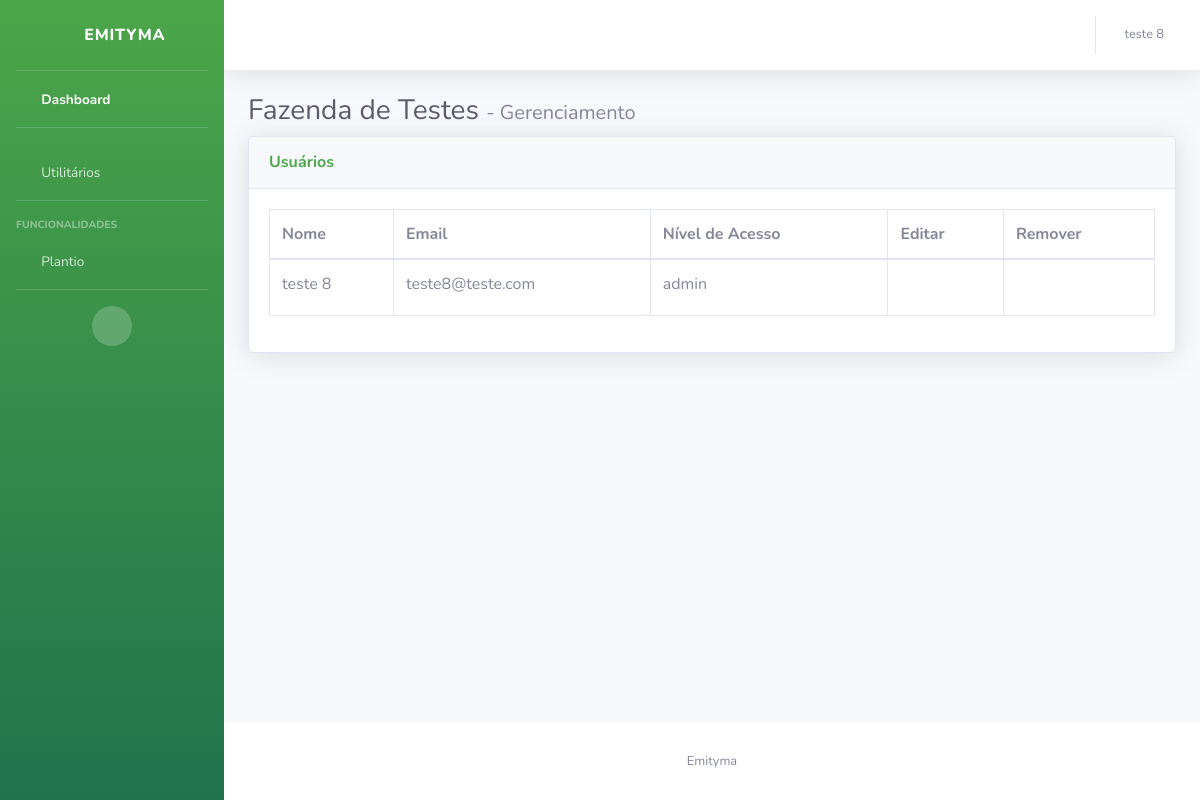
The page /dashboard/fazenda/fazenda-de-testes/usuarios/ (signed in) on the database as committed earlier.
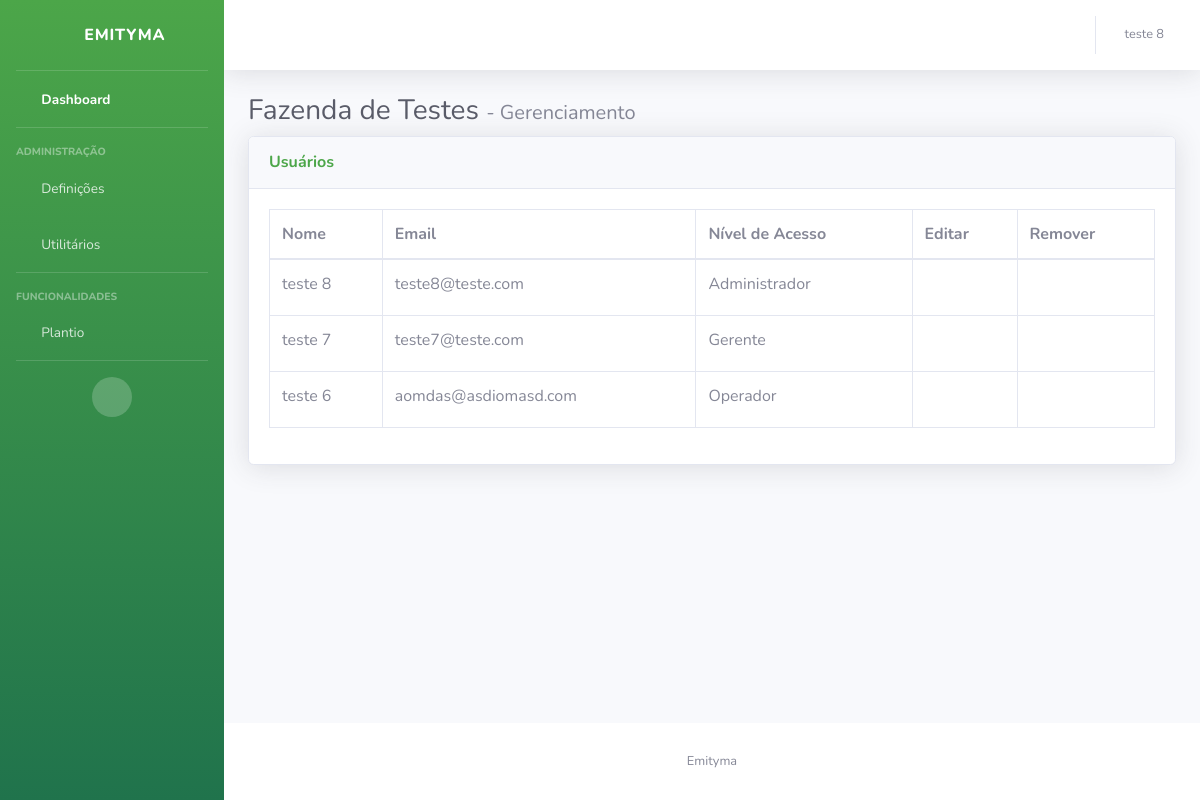
The same page on the database as committed later.
### core/models.py (models this page shows, shortened)
class UsuarioFazenda(models.Model):
    fazenda      = models.ForeignKey(Fazenda, on_delete=models.CASCADE)
    usuario      = models.ForeignKey(Usuario, on_delete=models.CASCADE)
    nivel_acesso = models.CharField(max_length=20, verbose_name="Nível de Acesso")
    class Meta:
        unique_together = ('fazenda', 'usuario')
        verbose_name = "Usuário da Fazenda"
        verbose_name_plural = "Usuários das Fazendas"

### usuario/models.py (models this page shows)
class Usuario(models.Model):
    usuario_id          = models.AutoField(primary_key=True, verbose_name="ID")
    usuario_nome        = models.CharField(max_length=80, unique=True, verbose_name="Nome")
    usuario_email       = models.EmailField(max_length=80, unique=True, verbose_name="Email")
    usuario_senha       = models.CharField(max_length=30, unique=False, verbose_name="Senha")
    usuario_dtCriacao   = models.DateField(auto_now_add=True, verbose_name="Data de Criação")
    usuario_imagem      = models.ImageField(upload_to='fotos/usuario', blank=True, verbose_name="Imagem")

### dashboard/views.py (the view)
# urls.py: path('fazenda/<slug:slug>/usuarios/', views.usuarios_fazenda, name='usuarios_fazenda'),
def usuarios_fazenda(request, slug):
    usuario_id = request.session.get('usuario_id')
    if not usuario_id:
        return redirect('entrar')
    usuario = Usuario.objects.get(usuario_id=usuario_id)
    fazenda = get_object_or_404(Fazenda, slug=slug)
    usuario_fazenda = UsuarioFazenda.objects.get(fazenda=fazenda, usuario=usuario)
    nivel_acesso = usuario_fazenda.nivel_acesso
    usuarios = UsuarioFazenda.objects.filter(fazenda=fazenda)
    return render(request, 'dashboard/usuarios_fazenda.html', {
        'fazenda': fazenda,
        'usuarios': usuarios,
        'usuario': usuario,
        'nivel_acesso': nivel_acesso,
    })

### templates/dashboard/usuarios_fazenda.html (shortened to what the changed rows need)
{% load static %}
<!DOCTYPE html>
<html lang="pt-br">
<head>
    <link href="{% static 'vendor/fontawesome-free/css/all.min.css' %}" rel="stylesheet" type="text/css">
    <link href="{% static 'css/dashboard.css' %}" rel="stylesheet">
</head>
<body id="page-top">
        {% include "dashboard/sidebar.html" %}
            <div class="container-fluid">
                    <h1 class="h3 mb-2 text-gray-800">{{ fazenda.nome }} <span class="h5 text-gray-600">- Gerenciamento</span> </h1>
                    <div class="card shadow mb-4">
                        <div class="card-body">
                            <div class="table-responsive">
                                <table class="table table-bordered" id="dataTable" width="100%" cellspacing="0">
                                    <thead>
                                        <tr>
                                            <th>Nome</th>
                                            <th>Email</th>
                                            <th>Nível de Acesso</th>
                                            <th>Editar</th>
                                            <th>Remover</th>
                                        </tr>
                                    </thead>
                                    <tbody>
                                        {% if usuarios %}
                                            {% for usuario_fazenda in usuarios %}
                                            <tr>
                                                <td>{{ usuario_fazenda.usuario.usuario_nome }}</td>
                                                <td>{{ usuario_fazenda.usuario.usuario_email }}</td>
                                                <td>
                                                    {% if usuario_fazenda.nivel_acesso == "AD" %}Administrador
                                                    {% elif usuario_fazenda.nivel_acesso == "GE" %}Gerente
                                                    {% elif usuario_fazenda.nivel_acesso == "OP" %}Operador
                                                    {% else %}{{ usuario_fazenda.nivel_acesso }}{% endif %}
                                                </td>
                                                <td>
                                                    {% if usuario_fazenda.usuario.usuario_id != usuario.usuario_id %}
                                                    <button
                                                        type="button"
                                                        class="btn btn-sm btn-link"
                                                        title="Editar"
                                                        data-toggle="modal"
                                                        data-target="#modalEditarUsuario"
                                                        data-id="{{ usuario_fazenda.id }}"
                                                        data-nome="{{ usuario_fazenda.usuario.usuario_nome }}"
                                                        data-email="{{ usuario_fazenda.usuario.usuario_email }}"
                                                        data-nivel="{{ usuario_fazenda.nivel_acesso }}">
                                                        <i class="fas fa-edit text-primary"></i>
                                                    </button>
                                                    {% else %}
                                                    <button
                                                        type="button"
                                                        class="btn btn-sm btn-link disabled"
                                                        title="Você não pode editar a si mesmo"
                                                        tabindex="-1"
                                                        aria-disabled="true"
                                                        style="pointer-events: none; opacity: 0.5;">
                                                        <i class="fas fa-edit text-muted"></i>
                                                    </button>
                                                    {% endif %}
                                                </td>
                                                <td>
                                                    {% if usuario_fazenda.usuario.usuario_id != usuario.usuario_id %}
                                                    <button
                                                        type="button"
                                                        class="btn btn-sm btn-link"
                                                        title="Remover"
                                                        data-toggle="modal"
                                                        data-target="#modalRemoverUsuario"
                                                        data-id="{{ usuario_fazenda.id }}">
                                                        <i class="fas fa-trash-alt text-danger"></i>
                                                    </button>
                                                    {% else %}
                                                    <button
                                                        type="button"
                                                        class="btn btn-sm btn-link disabled"
                                                        title="Você não pode remover a si mesmo"
                                                        tabindex="-1"
                                                        aria-disabled="true"
                                                        style="pointer-events: none; opacity: 0.5;">
                                                        <i class="fas fa-trash-alt text-muted"></i>
                                                    </button>
                                                    {% endif %}
                                                </td>
                                            </tr>
                                            {% endfor %}
                                        {% else %}
                                            <tr>
                                                <td colspan="5" class="text-center">
                                                    Nenhum usuário associado à fazenda.
                                                </td>
                                            </tr>
                                        {% endif %}
                                    </tbody>
                                </table>
                            </div>
                        </div>
                    </div>
                </div>
            </div>
        </div>
    </div>
</body>
</html>

### templates/dashboard/sidebar.html (shortened to what this page needs)
{% load static %}
<div id="wrapper">
    <ul class="navbar-nav bg-gradient-success sidebar sidebar-dark accordion" id="accordionSidebar">
            <a class="sidebar-brand d-flex align-items-center justify-content-center" href="">
                <div class="sidebar-brand-icon rotate-n-15">
                    <i class="fas fa-laugh-wink" ></i>
                </div>
                <div class="sidebar-brand-text mx-3">Emityma</div>
            </a>
            <hr class="sidebar-divider my-0">
            <li class="nav-item active">
                <a class="nav-link" href="{% url 'dashboard_home' slug=fazenda.slug %}">
                    <i class="fas fa-fw fa-tachometer-alt"></i>
                    <span>Dashboard</span></a>
            </li>
            <hr class="sidebar-divider">
            {% if nivel_acesso == "Administrador" or nivel_acesso == "Gerente" %}
            <div class="sidebar-heading">
                Administração
            </div>
            <li class="nav-item">
                <a class="nav-link collapsed" href="#" data-toggle="collapse" data-target="#collapseTwo"
                    aria-expanded="true" aria-controls="collapseTwo">
                    <i class="fas fa-fw fa-cog"></i>
                    <span>Definições</span>
                </a>
            </li>
            {% endif %}
            <li class="nav-item">
                <a class="nav-link collapsed" href="#" data-toggle="collapse" data-target="#collapseUtilities"
                    aria-expanded="true" aria-controls="collapseUtilities">
                    <i class="fas fa-fw fa-wrench"></i>
                    <span>Utilitários</span>
                </a>
            </li>
            <hr class="sidebar-divider">
            <div class="sidebar-heading">
                Funcionalidades
            </div>
            <li class="nav-item">
                <a class="nav-link collapsed" href="#" data-toggle="collapse" data-target="#collapsePages"
                    aria-expanded="true" aria-controls="collapsePages">
                    <i class="fas fa-fw fa-folder"></i>
                    <span>Plantio</span>
                </a>
            </li>
            <hr class="sidebar-divider d-none d-md-block">
            <div class="text-center d-none d-md-inline">
                <button class="rounded-circle border-0" id="sidebarToggle"></button>
            </div>
        </ul>
        <div id="content-wrapper" class="d-flex flex-column">
            <div id="content">
                <nav class="navbar navbar-expand navbar-light bg-white topbar mb-4 static-top shadow">
                    <ul class="navbar-nav ml-auto">
                        <li class="nav-item dropdown no-arrow">
                            <a class="nav-link dropdown-toggle" href="#" id="userDropdown" role="button"
                                data-toggle="dropdown" aria-haspopup="true" aria-expanded="false">
                                <span class="mr-2 d-none d-lg-inline text-gray-600 small">{{ usuario.usuario_nome }}</span>
                            </a>
                        </li>
                    </ul>
                </nav>

Rows that differ between the two databases and show on the page:
changed UsuarioFazenda "teste 8": nivel_acesso "admin" → "Administrador"
added UsuarioFazenda: usuario.usuario_nome "teste 7", usuario.usuario_email "teste7@teste.com", nivel_acesso "Gerente"
added UsuarioFazenda: usuario.usuario_nome "teste 6", usuario.usuario_email "aomdas@asdiomasd.com", nivel_acesso "Operador"
Other text that changed with them:
text now shown: "ADMINISTRAÇÃO Definições"
